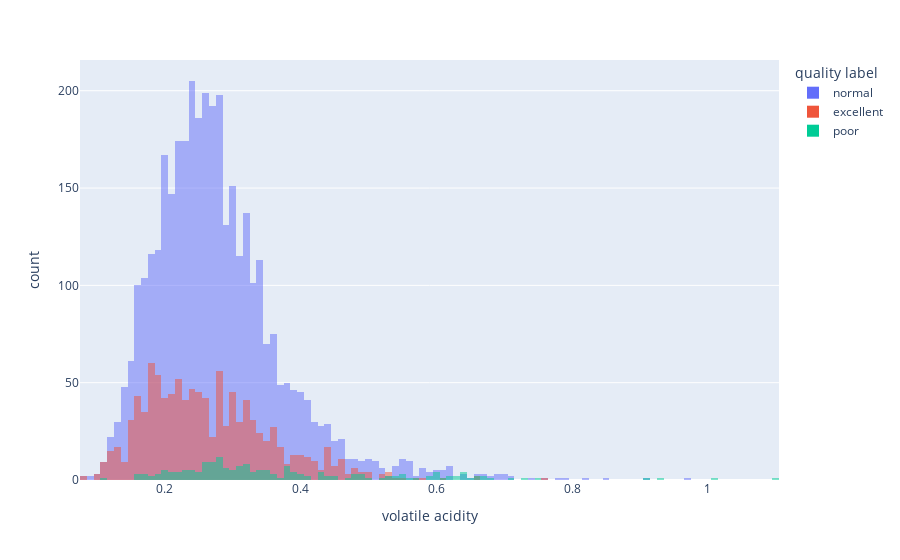

The cell this chart's notebook holds for it:
### Code cell
df.plot(kind='hist', x='volatile acidity', color='quality label', barmode='overlay')

### Figure 1 — Plotly figure (JSON) as saved in the notebook; plotly's stock layout.template omitted (floating-point values rounded to 4 significant figures; data arrays with more than 128 entries replaced by an {"elided": "..."} marker saying what was removed)
{"data": [{"bingroup": "x", "hovertemplate": "quality label=normal<br>volatile acidity=%{x}<br>count=%{y}<extra></extra>", "legendgroup": "normal", "marker": {"color": "#636efa", "opacity": 0.5, "pattern": {"shape": ""}}, "name": "normal", "orientation": "v", "showlegend": true, "x": {"elided": "3655 float values"}, "xaxis": "x", "yaxis": "y", "type": "histogram"}, {"bingroup": "x", "hovertemplate": "quality label=excellent<br>volatile acidity=%{x}<br>count=%{y}<extra></extra>", "legendgroup": "excellent", "marker": {"color": "#EF553B", "opacity": 0.5, "pattern": {"shape": ""}}, "name": "excellent", "orientation": "v", "showlegend": true, "x": {"elided": "1060 float values"}, "xaxis": "x", "yaxis": "y", "type": "histogram"}, {"bingroup": "x", "hovertemplate": "quality label=poor<br>volatile acidity=%{x}<br>count=%{y}<extra></extra>", "legendgroup": "poor", "marker": {"color": "#00cc96", "opacity": 0.5, "pattern": {"shape": ""}}, "name": "poor", "orientation": "v", "showlegend": true, "x": {"elided": "183 float values"}, "xaxis": "x", "yaxis": "y", "type": "histogram"}], "layout": {"xaxis": {"anchor": "y", "domain": [0.0, 1.0], "title": {"text": "volatile acidity"}}, "yaxis": {"anchor": "x", "domain": [0.0, 1.0], "title": {"text": "count"}}, "legend": {"title": {"text": "quality label"}, "tracegroupgap": 0}, "margin": {"t": 60}, "barmode": "overlay"}}
